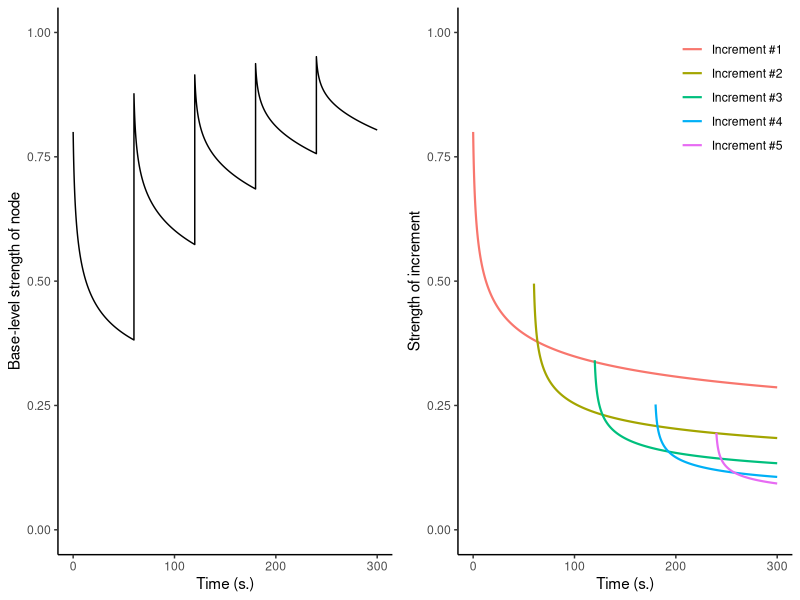
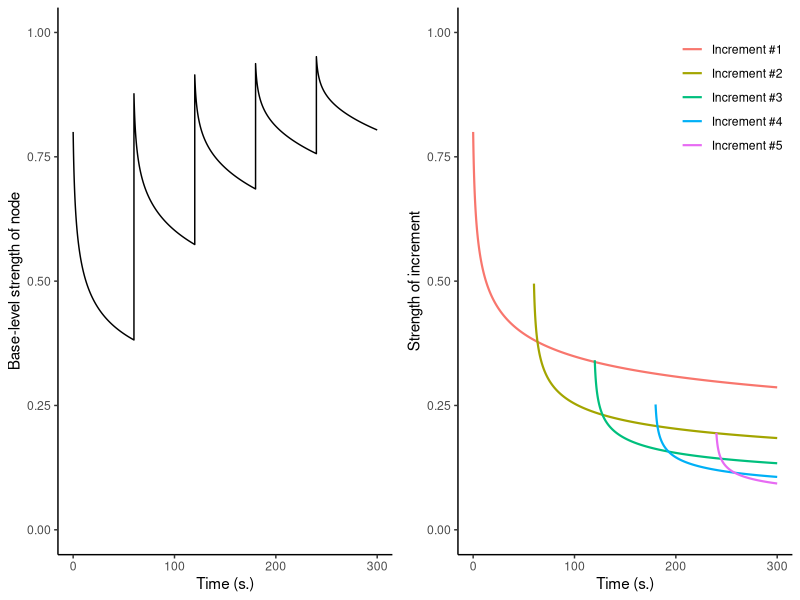

These figures' R source, in order:
library(tidyverse)
library(cowplot)

base <- function(Tmat, cTime, p=0.8, d=0.18) {
  S = matrix(0, nrow=nrow(Tmat), ncol=ncol(Tmat))
  
  for (t in 1:ncol(Tmat)) {
    Fmat = (1+Tmat[,t]-Tmat)^(-d)
    B = rowSums(S*Fmat, na.rm=T) * ifelse(rowSums(is.na(Fmat)) == ncol(Fmat),NA, 1)
    S[,t] = p*(1-B)
  }
  
  S = round(S,3)
  Fmat = (1+cTime-Tmat)^(-d)
  Fmat[cTime < Tmat] = NaN
  cS = S*Fmat
  cS[cS == Inf] = 0
  B = rowSums(cS, na.rm=T)
  return(B)
}

ind_strengths <- function(Tmat, cTime, p=0.8, d=0.18) {
  S = matrix(0, nrow=nrow(Tmat), ncol=ncol(Tmat))
  
  for (t in 1:ncol(Tmat)) {
    Fmat = (1+Tmat[,t]-Tmat)^(-d)
    B = rowSums(S*Fmat, na.rm=T) * ifelse(rowSums(is.na(Fmat)) == ncol(Fmat),NA, 1)
    S[,t] = p*(1-B)
  }
  
  S = round(S,3)
  Fmat = (1+cTime-Tmat)^(-d)
  Fmat[cTime < Tmat] = NaN
  cS = S*Fmat
  cS[cS == Inf] = NA
  cS[is.na(cS)] = NA
  cS
  return(cS)
}

Tmat <- matrix(c(0,60,120,180,240), nrow=1)


dat <- sapply(seq(0,300,0.01), function(x) base(Tmat, x))
dat = data.frame(time = seq(0, 300, 0.01), base=dat)


str = sapply(seq(0,300,0.1), function(x) ind_strengths(Tmat, x))
str = as.data.frame(t(str))
names(str) = 1:5
str$time = seq(0,300,0.1)
str <- str %>% 
  gather(rep, strength, `1`,`2`,`3`,`4`,`5`) %>% 
  mutate(rep = paste0('Increment #', rep))

f1 <- ggplot(dat, aes(time, base)) +
  geom_line() +
  xlab('Time (s.)') +
  ylab('Base-level strength of node') +
  theme_classic() +
  coord_cartesian(ylim=c(0,1))

f2 <- ggplot(str, aes(time, strength, color=rep)) +
  geom_line(size=0.75) +
  scale_color_discrete('') +
  xlab('Time (s.)') +
  ylab('Strength of increment') +
  theme_classic() +
  theme(legend.position=c(1,1), legend.justification=c(1,1))  +
  coord_cartesian(ylim=c(0,1))

plot_grid(f1,f2, nrow=1)
ggsave('figures/sac_strength_illustration.tiff', width=6.5, height=3, units='in', compression='lzw')
